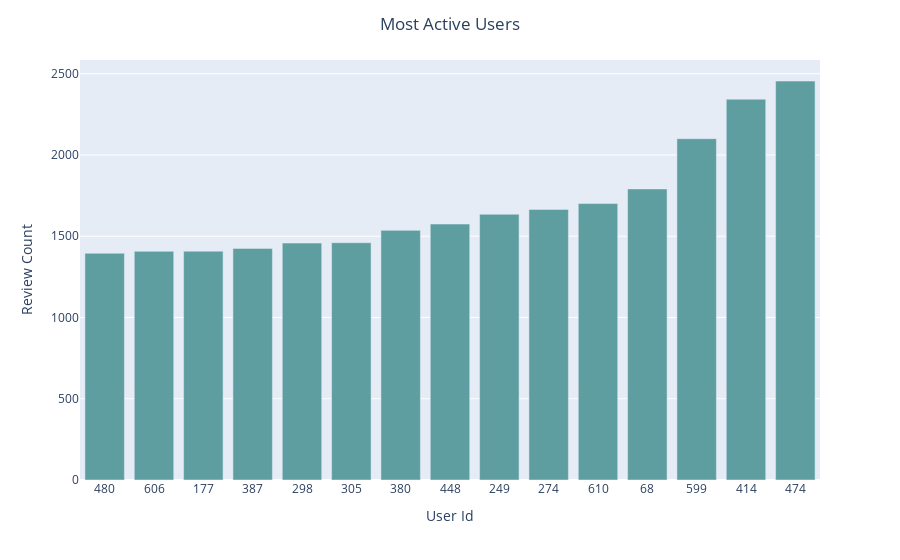

Write notebook code for a chart like this one.
### Code cell
#using plotly to plot the top featurescolor=
fig = px.bar(top_15_sorted, x="userId", y="review_count")
fig.update_layout(title_text='Most Active Users', title_x=0.5,
                  xaxis_title="User Id", yaxis_title="Review Count")
fig.update_traces(marker_color = "#5F9EA0")
fig.show()

### Figure 1 — Plotly figure (JSON) as saved in the notebook; plotly's stock layout.template omitted (floating-point values rounded to 4 significant figures)
{"data": [{"alignmentgroup": "True", "hovertemplate": "userId=%{x}<br>review_count=%{y}<extra></extra>", "legendgroup": "", "marker": {"color": "#5F9EA0", "pattern": {"shape": ""}}, "name": "", "offsetgroup": "", "orientation": "v", "showlegend": false, "textposition": "auto", "type": "bar", "x": ["480", "606", "177", "387", "298", "305", "380", "448", "249", "274", "610", "68", "599", "414", "474"], "xaxis": "x", "y": [1395, 1407, 1408, 1425, 1458, 1460, 1536, 1575, 1635, 1665, 1701, 1791, 2100, 2343, 2455], "yaxis": "y"}], "layout": {"barmode": "relative", "legend": {"tracegroupgap": 0}, "margin": {"t": 60}, "title": {"text": "Most Active Users", "x": 0.5}, "xaxis": {"anchor": "y", "domain": [0, 1], "title": {"text": "User Id"}}, "yaxis": {"anchor": "x", "domain": [0, 1], "title": {"text": "Review Count"}}}}
